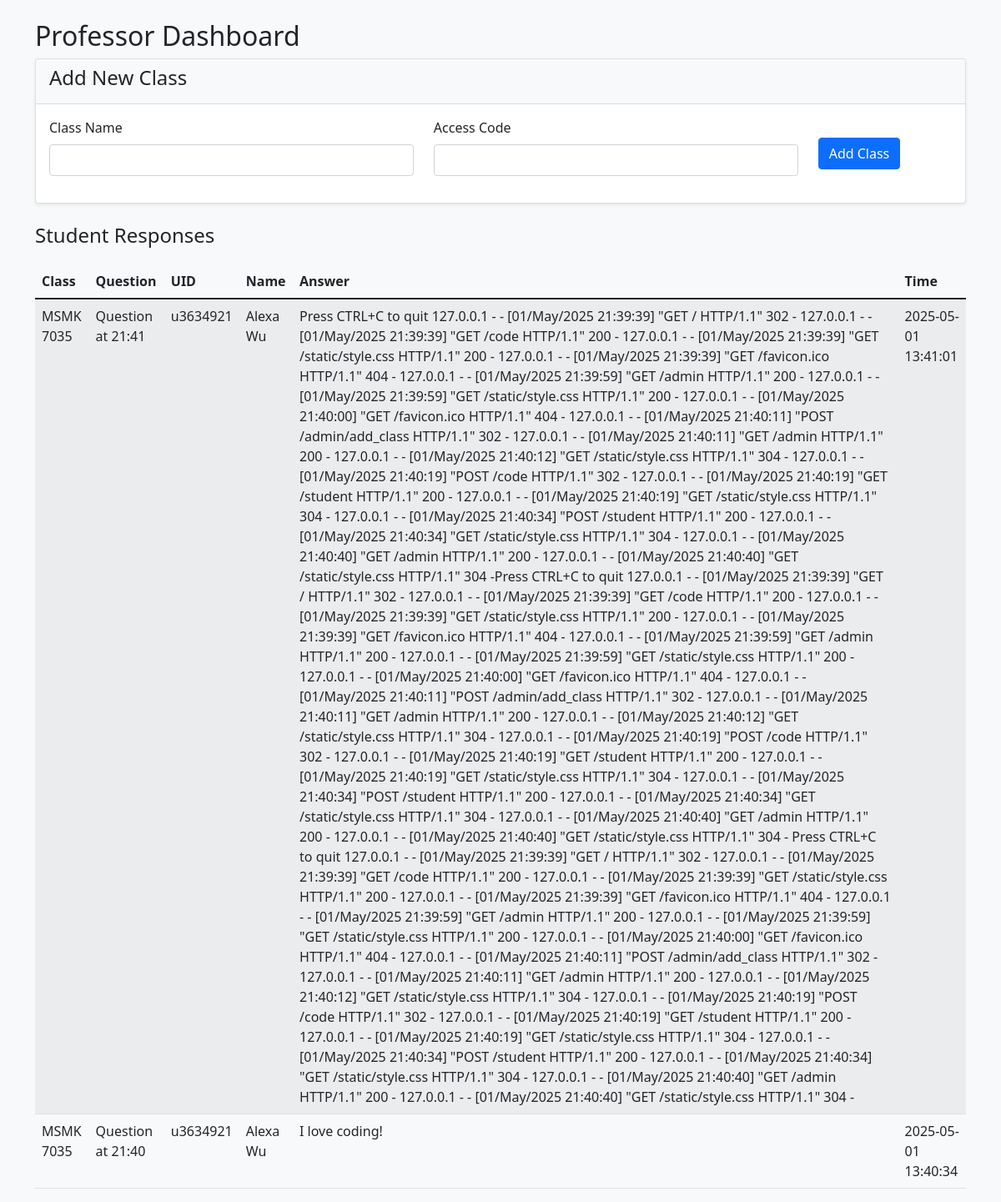
The page /admin on the database its author committed.
### tables this page shows
CREATE TABLE responses
                 (id INTEGER PRIMARY KEY AUTOINCREMENT,
                  question_id INTEGER NOT NULL,
                  uid TEXT NOT NULL,
                  student_name TEXT NOT NULL,
                  answer TEXT NOT NULL,
                  timestamp DATETIME DEFAULT CURRENT_TIMESTAMP,
                  FOREIGN KEY (question_id) REFERENCES questions (id));

CREATE TABLE classes
                 (id INTEGER PRIMARY KEY AUTOINCREMENT,
                  name TEXT NOT NULL,
                  access_code TEXT NOT NULL UNIQUE);

CREATE TABLE questions
                 (id INTEGER PRIMARY KEY AUTOINCREMENT,
                  class_id INTEGER NOT NULL,
                  text TEXT NOT NULL,
                  timestamp DATETIME DEFAULT CURRENT_TIMESTAMP,
                  FOREIGN KEY (class_id) REFERENCES classes (id));

### app.py (the view)
@app.route('/admin')
def admin():
    conn = sqlite3.connect('classroom.db')
    c = conn.cursor()
    c.execute("SELECT id, name, access_code FROM classes")
    classes = c.fetchall()
    c.execute('''SELECT r.id, c.name, q.text, r.uid, r.student_name, r.answer, r.timestamp
                 FROM responses r
                 JOIN questions q ON r.question_id = q.id
                 JOIN classes c ON q.class_id = c.id
                 ORDER BY r.timestamp DESC''')
    responses = c.fetchall()
    conn.close()
    return render_template('admin.html', classes=classes, responses=responses)

### templates/admin.html
{% extends "base.html" %}
{% block content %}
<div class="row">
    <div class="col-md-12">
        <h2>Professor Dashboard</h2>
        <div class="card mb-4">
            <div class="card-header">
                <h4>Add New Class</h4>
            </div>
            <div class="card-body">
                <form method="POST" action="{{ url_for('add_class') }}">
                    <div class="row">
                        <div class="col-md-5">
                            <div class="mb-3">
                                <label for="class_name" class="form-label">Class Name</label>
                                <input type="text" class="form-control" id="class_name" name="class_name" required>
                            </div>
                        </div>
                        <div class="col-md-5">
                            <div class="mb-3">
                                <label for="access_code" class="form-label">Access Code</label>
                                <input type="text" class="form-control" id="access_code" name="access_code" required>
                            </div>
                        </div>
                        <div class="col-md-2">
                            <button type="submit" class="btn btn-primary mt-4">Add Class</button>
                        </div>
                    </div>
                </form>
            </div>
        </div>
        <h4>Student Responses</h4>
        <table class="table table-striped">
            <thead>
                <tr>
                    <th>Class</th>
                    <th>Question</th>
                    <th>UID</th>
                    <th>Name</th>
                    <th>Answer</th>
                    <th>Time</th>
                </tr>
            </thead>
            <tbody>
                {% for response in responses %}
                <tr>
                    <td>{{ response[1] }}</td>
                    <td>{{ response[2] }}</td>
                    <td>{{ response[3] }}</td>
                    <td>{{ response[4] }}</td>
                    <td>{{ response[5] }}</td>
                    <td>{{ response[6] }}</td>
                </tr>
                {% endfor %}
            </tbody>
        </table>
    </div>
</div>
{% endblock %}

### templates/base.html (shortened to what this page needs)
<!DOCTYPE html>
<html lang="en">
<head>
    <link href="https://cdn.jsdelivr.net/npm/bootstrap@5.1.3/dist/css/bootstrap.min.css" rel="stylesheet">
    <link rel="stylesheet" href="{{ url_for('static', filename='style.css') }}">
</head>
<body>
    <div class="container mt-4">
        {% block content %}{% endblock %}
    </div>
</body>
</html>

### static/style.css (style rules this page uses)
body { background-color: #f8f9fa; }
.card { box-shadow: 0 0.125rem 0.25rem rgba(0, 0, 0, 0.075); }
.card-header { background-color: #f8f9fa; border-bottom: 1px solid rgba(0, 0, 0, 0.125); }
.table { margin-top: 20px; }

### rows shown on the page
responses: name "MSMK 7035", text "Question at 21:41", uid "u3634921", student_name "Alexa Wu", answer "Press CTRL+C to quit 127.0.0.1 - - [01/May/2025 21:39:39] \"GET / HTTP/1.1\" 302 - 127.0.0.1 - - [01/May/2025 21:39:39] \"GET /code HTTP/1.1\" 200 - 127.0.0.1 - - [01/May/2025 21:39:39] \"GET /static/style.css HTTP/1.1\" 200 - 127.0.0.1 - - [01/May/2025 21:39:39] \"GET /favicon.ico HTTP/1.1\" 404 - 127.0.0.1 - - [01/May/2025 21:39:59] \"GET /admin HTTP/1.1\" 200 - 127.0.0.1 - - [01/May/2025 21:39:59] \"GET /static/style.css HTTP/1.1\" 200 - 127.0.0.1 - - [01/May/2025 21:40:00] \"GET /favicon.ico HTTP/1.1\" 404 - 127.0.0.1 - - [01/May/2025 21:40:11] \"POST /admin/add_class HTTP/1.1\" 302 - 127.0.0.1 - - [01/May/2025 21:40:11] \"GET /admin HTTP/1.1\" 200 - 127.0.0.1 - - [01/May/2025 21:40:12] \"GET…", timestamp "2025-05-01 13:41:01"
responses: name "MSMK 7035", text "Question at 21:40", uid "u3634921", student_name "Alexa Wu", answer "I love coding!", timestamp "2025-05-01 13:40:34"
